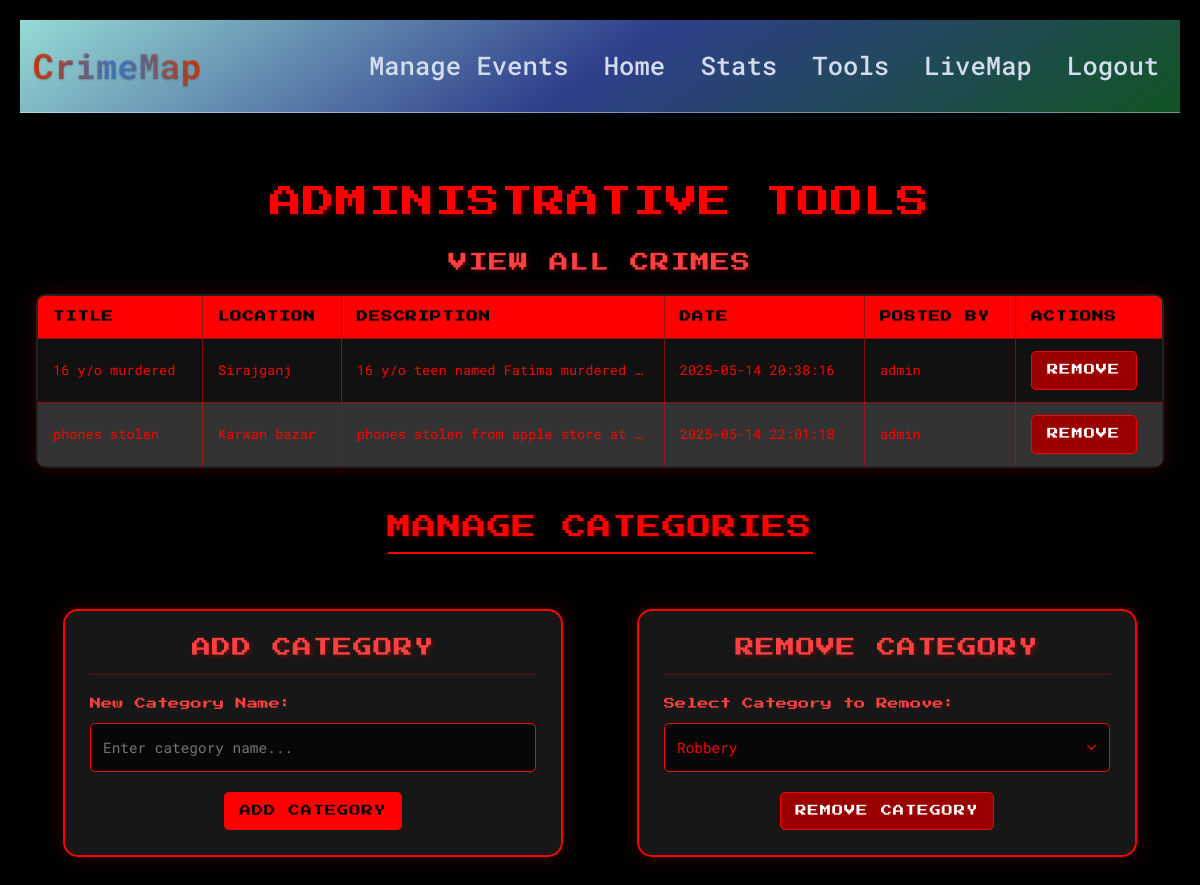
/admin-tools (signed in), run on an earlier commit of the app's database.
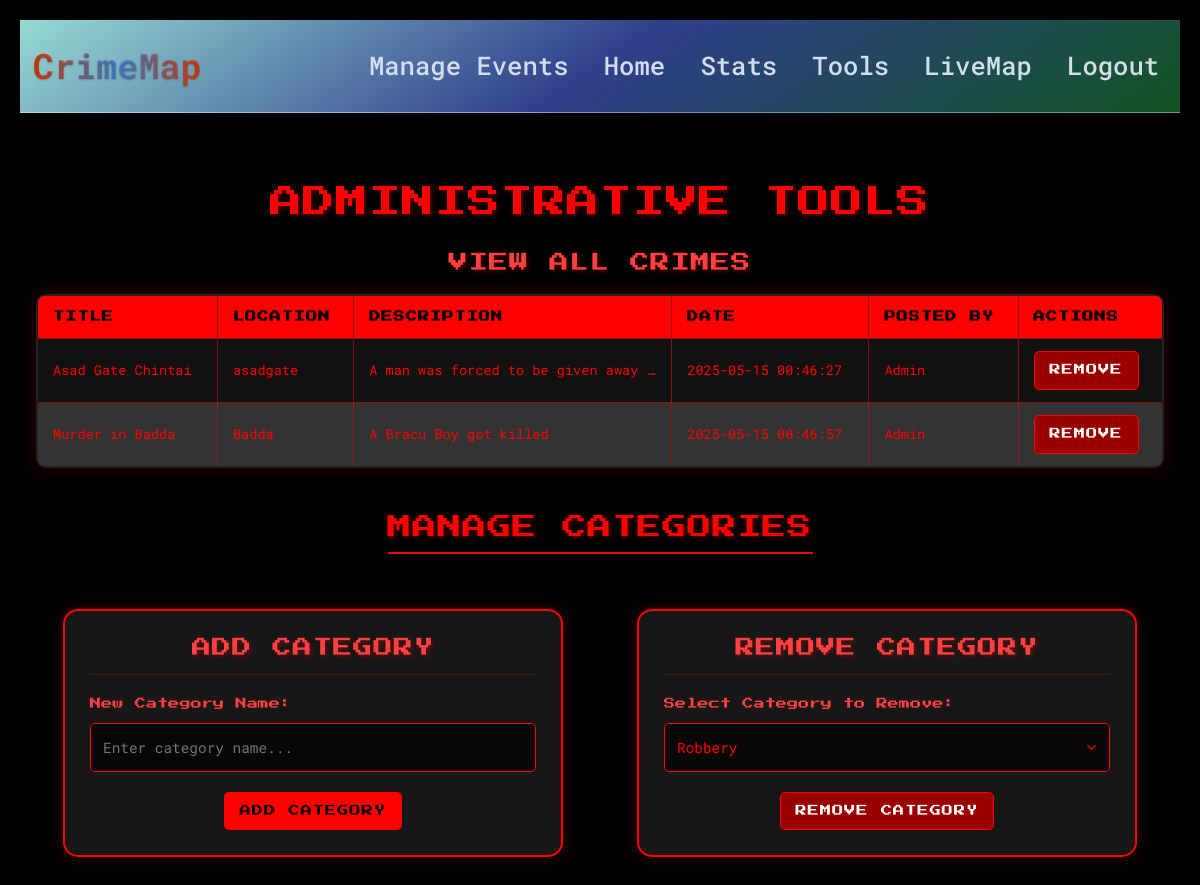
And on a later commit of the database.
### website/models.py (models this page shows)
class Crime(db.Model):
    __tablename__ = 'crime'
    __table_args__ = {'extend_existing': True}
    id = db.Column(db.Integer, primary_key=True)
    title = db.Column(db.String(100))
    location = db.Column(db.String(100))
    data = db.Column(db.String(10000))
    date = db.Column(db.DateTime(timezone=True), default=func.now())
    user_id = db.Column(db.Integer, db.ForeignKey('user.id'))

class User(db.Model, UserMixin):
    id = db.Column(db.Integer, primary_key=True)
    email = db.Column(db.String(150), unique=True)
    password = db.Column(db.String(150))
    first_name = db.Column(db.String(150))
    crimes = db.relationship('Crime', backref='user', lazy=True)

### website/views.py (the view, shortened to what this page needs)
@views.route('/admin-tools', methods=['GET', 'POST'])
@login_required
def admin_tools():
    if current_user.id != 1:
        flash('Access denied!', category='error')
        return redirect(url_for('views.home'))
    upcoming_events = Event.query.filter(Event.date > datetime.now()).count()
    crimes = Crime.query.all()
    for crime in crimes:
        crime.user = User.query.get(crime.user_id)
    categories = Category.query.all()
    return render_template('admin_tools.html', user=current_user, crimes=crimes, categories=categories, upcoming_events=upcoming_events)

### website/__init__.py (called while the page is built)
def create_app():
    app = Flask(__name__)
    app.config['SECRET_KEY'] = 'hjshjhdjah kjshkjdhjs'
    app.config['SQLALCHEMY_DATABASE_URI'] = f'sqlite:///{DB_NAME}'
    db.init_app(app)
    from .views import views
    from .auth import auth
    app.register_blueprint(views, url_prefix='/')
    app.register_blueprint(auth, url_prefix='/')
    from .models import User
    with app.app_context():
        db.create_all()
    login_manager = LoginManager()
    login_manager.login_view = 'auth.login'
    login_manager.init_app(app)
    @login_manager.user_loader
    def load_user(id):
        return User.query.get(int(id))
    return app

### website/templates/admin_tools.html (shortened to what this page needs)
{% extends "base.html" %}
{% block content %}
<!DOCTYPE html>
<html lang="en">
<head>
</head>
<body>
<h1>Administrative Tools</h1>
<h3>View All Crimes</h3>
<div class="table-container">
    <table>
        <thead>
            <tr>
                <th>Title</th>
                <th>Location</th>
                <th>Description</th>
                <th>Date</th>
                <th>Posted By</th>
                <th>Actions</th>
            </tr>
        </thead>
        <tbody>
            {% for crime in crimes %}
                <tr>
                    <td>{{ crime.title }}</td>
                    <td>{{ crime.location }}</td>
                    <td>{{ crime.data }}</td>
                    <td>{{ crime.date.strftime('%Y-%m-%d %H:%M:%S') }}</td>
                    <td>{{ crime.user.first_name }}</td>
                    <td>
                        <form method="POST" action="{{ url_for('views.delete_crime', crime_id=crime.id) }}">
                            <button type="submit" class="btn btn-danger">Remove</button>
                        </form>
                    </td>
                </tr>
            {% endfor %}
        </tbody>
    </table>
</div>
<h2>Manage Categories</h2>
<div class="admin-forms">
    <div class="admin-form">
        <h3>Add Category</h3>
        <form method="POST">
            <label for="category-name">New Category Name:</label>
            <input type="text" name="category-name" id="category-name" required placeholder="Enter category name..." />
            <button type="submit" name="add-category" class="btn btn-primary">Add Category</button>
        </form>
    </div>
    <div class="admin-form">
        <h3>Remove Category</h3>
        <form method="POST">
            <label for="category-id">Select Category to Remove:</label>
            <select name="category-id" id="category-id" required>
                {% for category in categories %}
                    <option value="{{ category.cat_id }}">{{ category.name }}</option>
                {% endfor %}
            </select>
            <button type="submit" name="remove-category" class="btn btn-danger">Remove Category</button>
        </form>
    </div>
</div>
</body>
</html>
{% endblock %}

### website/templates/base.html (shortened to what this page needs)
<!DOCTYPE html>
<html lang="en">
  <head>
    <link
      rel="stylesheet"
      href="https://cdn.jsdelivr.net/npm/bootstrap@4.4.1/dist/css/bootstrap.min.css"
    />
  </head>
  <body>
    <nav class="navbar navbar-expand-lg">
      <a class="navbar-brand" href="/" data-toggle="tooltip" title="CrimeMap Homepage">CrimeMap</a>
      <div class="collapse navbar-collapse" id="navbar">
        <ul class="navbar-nav ml-auto">
          {% if current_user.is_authenticated %}
            {% if user.id == 1 %}
            <li class="nav-item">
              <a class="nav-link" href="{{ url_for('views.manage_events') }}">Manage Events</a>
            </li>
            {% endif %}
            <li class="nav-item">
              <a class="nav-link" id="home" href="/" data-toggle="tooltip" title="Go to homepage">Home</a>
            </li>
            <li class="nav-item">
              <a class="nav-link" id="stats" href="{{ url_for('views.stats') }}" data-toggle="tooltip" title="View crime statistics">Stats</a>
            </li>
            {% if user.id == 1 %}
            <li class="nav-item">
              <a class="nav-link" id="admin-tools" href="/admin-tools" data-toggle="tooltip" title="Access admin tools">Tools</a>
            </li>
            {% endif %}
            <li class="nav-item">
              <a class="nav-link" id="live-map" href="{{ url_for('views.live_map') }}" data-toggle="tooltip" title="View live crime map">LiveMap</a>
            </li>
            <li class="nav-item">
              <a class="nav-link" id="logout" href="/logout" data-toggle="tooltip" title="Sign out">Logout</a>
            </li>
          {% endif %}
        </ul>
      </div>
    </nav>
    <div class="container">{% block content %} {% endblock %}</div>
  </body>
</html>

### website/templates/base.html (style rules this page uses)
body { background-color: #e6f0fa; color: #2c3e50; font-family: -apple-system, BlinkMacSystemFont, "Segoe UI", Roboto, sans-serif; line-height: 1.6; }
.navbar { background: linear-gradient(145deg, rgba(158, 230, 223, 0.95), rgba(50, 66, 147, 0.95),rgba(18, 89, 37, 0.95)); box-shadow: 0 4px 15px rgba(0, 0, 0, 0.1); padding: .8rem; border-bottom: 1px solid rgba(209, 217, 230, 0.5); }
.navbar-brand { background: linear-gradient(90deg, #e5440e, #4a90e2,#e5440e); -webkit-background-clip: text; -webkit-text-fill-color: transparent; font-weight: 780; font-size: 2.2rem; text-shadow: 0 1px 2px rgba(0, 0, 0, 0.2); transition: opacity 0.3s ease; position: relative; }
.navbar-brand::after { content: ''; width: 0; height: 2px; background: #4a90e2; position: absolute; bottom: -2px; left: 0; transition: width 0.3s ease; }
.nav-link { color: #d3ddec !important; font-size: 1.6rem; font-weight: 500; padding: 0.5rem 1rem; margin-left: 1.2rem; position: relative; transition: color 0.3s ease; }
.nav-link::after { content: ''; width: 0; height: 2px; background: #4a90e2; position: absolute; bottom: 0; left: 50%; transform: translateX(-50%); transition: width 0.3s ease; }
.container { max-width: 1200px; padding: 2.5rem 1rem; }

### website/templates/admin_tools.html (style rules this page uses)
:root { --primary-red: #f00; --bright-red: #ff4040; --dark-red: #c00; --darker-red: #900; --black: #000; --dark-gray: #222; --light-gray: #333; --darker-gray: #111; }
body { background-color: var(--black); color: var(--primary-red); font-family: 'Roboto Mono', monospace; text-align: center; margin: 0; padding: 20px; max-width: 1200px; margin: 0 auto; }
h1, h2, h3 { font-family: 'Press Start 2P', cursive; letter-spacing: 1px; text-transform: uppercase; text-shadow: 2px 2px 4px rgba(255, 0, 0, 0.3); }
h1 { color: var(--primary-red); font-size: 2rem; margin: 30px 0; animation: neon 1.5s ease-in-out infinite alternate; }
h2 { font-size: 1.5rem; margin: 25px 0; padding-bottom: 10px; border-bottom: 2px solid var(--primary-red); display: inline-block; }
h3 { font-size: 1.2rem; margin: 20px 0; color: var(--bright-red); }
.table-container { overflow-x: auto; margin: 20px 0; border-radius: 10px; box-shadow: 0 0 20px rgba(255, 0, 0, 0.2); }
table { width: 100%; border-collapse: collapse; background-color: var(--dark-gray); color: var(--primary-red); font-size: 0.85rem; margin: 0 auto; border: 2px solid var(--primary-red); border-radius: 8px; overflow: hidden; }
th, td { padding: 12px 15px; border: 1px solid rgba(255, 0, 0, 0.5); text-align: left; }
th { background-color: var(--primary-red); color: var(--black); font-family: 'Press Start 2P', cursive; font-size: 0.7rem; letter-spacing: 1px; text-transform: uppercase; position: sticky; top: 0; }
tr:nth-child(even) { background-color: var(--light-gray); }
tr:nth-child(odd) { background-color: var(--darker-gray); }
td { transition: all 0.3s ease; }
td:nth-child(3) { max-width: 300px; overflow: hidden; text-overflow: ellipsis; white-space: nowrap; }
.btn { padding: 10px 15px; border: none; border-radius: 5px; font-family: 'Press Start 2P', cursive; font-size: 0.7rem; cursor: pointer; transition: all 0.3s ease; text-transform: uppercase; letter-spacing: 1px; }
.btn-primary { background-color: var(--primary-red); color: var(--black); border: 1px solid transparent; }
.btn-danger { background-color: var(--darker-red); color: #fff; border: 1px solid var(--primary-red); }
.admin-forms { display: flex; flex-wrap: wrap; justify-content: space-around; gap: 20px; margin-top: 30px; }
.admin-form { flex: 1; min-width: 300px; max-width: 500px; padding: 25px; background-color: rgba(34, 34, 34, 0.7); border: 2px solid var(--primary-red); border-radius: 15px; box-shadow: 0 0 20px rgba(255, 0, 0, 0.2); transition: all 0.3s ease; margin-bottom: 20px; }
.admin-form h3 { margin-top: 0; padding-bottom: 15px; border-bottom: 1px solid rgba(255, 0, 0, 0.3); }
label { display: block; color: var(--bright-red); font-size: 0.9rem; margin-bottom: 10px; text-align: left; font-family: 'Press Start 2P', cursive; font-size: 0.7rem; }
input, select { width: 100%; padding: 12px; margin-bottom: 20px; border: 1px solid var(--primary-red); border-radius: 5px; background-color: rgba(0, 0, 0, 0.7); color: var(--primary-red); font-family: 'Roboto Mono', monospace; font-size: 0.9rem; transition: all 0.3s ease; }
select { appearance: none; background-repeat: no-repeat; background-position: right 10px center; background-size: 15px; padding-right: 30px; }
option { background-color: var(--black); color: var(--primary-red); }

What changed in the data, as far as the page shows it:
removed Crime: title "phones stolen", location "Karwan bazar", data "phones stolen from apple store at…", date "2025-05-14 22:01:18", user.first_name "admin"
changed Crime: title "16 y/o murdered" → "Asad Gate Chintai"; location "Sirajganj" → "asadgate"; data "16 y/o teen named Fatima murdered…" → "A man was forced to be given away…"; date "2025-05-14 20:38:16" → "2025-05-15 00:46:27"; user.first_name "admin" → "Admin"
added Crime: title "Murder in Badda", location "Badda", data "A Bracu Boy got killed", date "2025-05-15 00:46:57", user.first_name "Admin"
